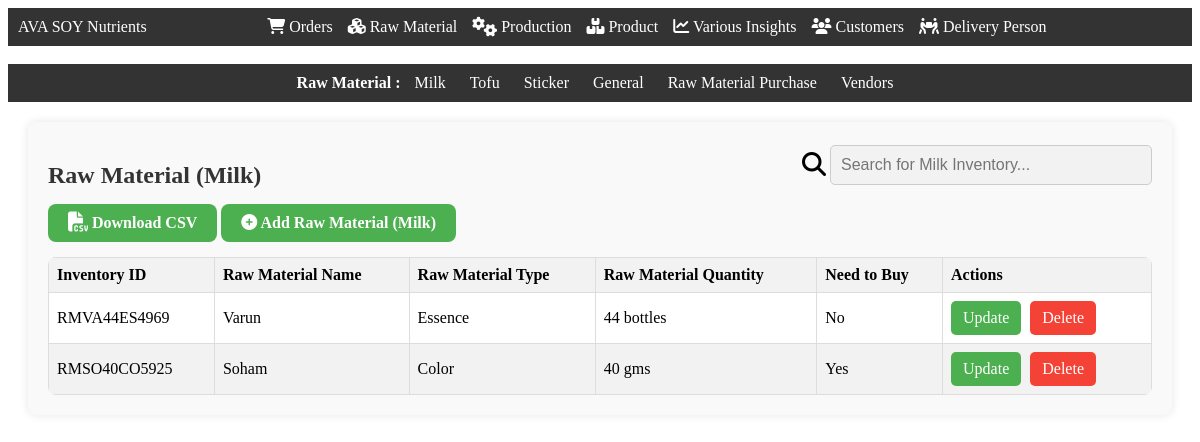
/inventory_milk (signed in), run on the app's committed database.
### app.py (models this page shows)
class Inventory_Milk(db.Model):
    Inventory_Milk_Id = db.Column(db.String(60), primary_key=True)
    Milk_Inventory_type = db.Column(db.Enum('Essence', 'Color'))
    Milk_Inventory_name = db.Column(db.String(255))
    Milk_Inventory_quantity = db.Column(db.Integer)

### app.py (the view)
@app.route('/inventory_milk', methods=["GET", "POST"])
def inventory_milk():
    if session['LoggedIn']==True and (session['Designation']=="Admin" or  session['Designation']=="Production Manager"):
        inventory_milk_item = Inventory_Milk.query.all()
        return render_template('inventory_milk.html', inventory_milk_items=inventory_milk_item)

### templates/inventory_milk.html (shortened to what this page needs)
<!DOCTYPE html>
<html lang="en">
<head>
    <link rel="stylesheet" href="{{ url_for('static', filename='css/navbar.css') }}">
    <link rel="stylesheet" href="https://cdnjs.cloudflare.com/ajax/libs/font-awesome/6.5.1/css/all.min.css" />
</head>
<body>
    <div class="navbar">
        <div class="navbar-left">AVA SOY Nutrients</div>
        <div class="navbar-center">
            <a href="/orders"><i class="fa-solid fa-cart-shopping"></i> Orders</a>
            <a href="/inventory"><i class="fa-solid fa-cubes"></i> Raw Material</a>
            <a href="/production"><i class="fa-solid fa-gears fa-lg"></i> Production</a>
            <a href="/product"><i class="fa-solid fa-boxes-stacked"></i> Product</a>
            <a href="/variousinsights"><i class="fa-solid fa-chart-line"></i> Various Insights</a>
            <a href="/customers"><i class="fa-solid fa-users"></i> Customers</a>
            <a href="/delivery_person"><i class="fa-solid fa-people-carry-box"></i> Delivery Person</a>
        </div>
    </div>
<br>
<div class="second-navbar">
    <b>Raw Material : </b>
    <a href="/inventory_milk">Milk</a>
    <a href="/inventory_tofu">Tofu</a>
    <a href="/sticker">Sticker</a>
    <a href="/inventory_general">General</a>
    <a href="/inventory_purchase">Raw Material Purchase</a>
    <a href="/raw_material_vendor">Vendors</a>
</div>
<div class="container">
    <div class="row" style="display: flex; justify-content: space-between; align-items: center;">
        <h2>Raw Material (Milk)</h2>
        <div class="search-container">
            <i class="fa-solid fa-magnifying-glass fa-xl"></i>
            <input type="text" id="searchInput" onkeyup="searchFunction()" placeholder="Search for Milk Inventory...">
        </div>
    </div>
    <a href="/download_inventory_milk_csv" class="add-item-btn"><i class="fa-solid fa-file-csv fa-lg"></i><b> Download CSV</b></a>
    <a href="/open_add_inventory_milk" class="add-item-btn"><i class="fa-solid fa-circle-plus"></i><b> Add Raw Material (Milk)</b></a>
    {% if inventory_milk_items|length == 0  %}
        <div class="alert" role="alert">
            <i class="fa-solid fa-face-sad-tear fa-lg"></i>
            No Raw Material (Milk) found. Please add new Raw Material (Milk)!
        </div>
    {% else %}
    <table>
        <thead>
            <tr>
                <th>Inventory ID</th>
                <th>Raw Material Name</th>
                <th>Raw Material Type</th>
                <th>Raw Material Quantity</th>
                <th>Need to Buy</th>
                <th>Actions</th>
            </tr>
        </thead>
        <tbody>
            {% for item in inventory_milk_items %}
                <tr>
                    <td>{{ item.Inventory_Milk_Id }}</td>
                    <td>{{ item.Milk_Inventory_name }}</td>
                    <td>{{ item.Milk_Inventory_type }}</td>
                    <td>{{ item.Milk_Inventory_quantity }} {{ "bottles" if item.Milk_Inventory_type=="Essence"else "gms"}}</td>
                    <td>{{ ("Yes" if item.Milk_Inventory_quantity <= 5 else "No") if item.Milk_Inventory_type=="Essence" else ("Yes" if item.Milk_Inventory_quantity <= 100 else "No") }}</td>
                    <td class="action-cell">
                        <a href="/open_update_inventory_milk/{{ item.Inventory_Milk_Id }}" class="action-btn btn-success">Update</a>
                        <a href="#" onclick="confirmDelete('{{ item.Inventory_Milk_Id }}');" class="action-btn btn-danger">Delete</a>
                    </td>
                </tr>
            {% endfor %}
        </tbody>
    </table>
    {% endif %}
</div>
</body>
</html>

### static/css/navbar.css (style rules this page uses)
.navbar { background-color: #333; color: white; display: flex; justify-content: space-between; align-items: center; padding: 10px; }
.navbar-center { flex: 1; display: flex; justify-content: center; }
.navbar-center a { color: white; text-decoration: none; margin-right: 15px; }
.search-container { margin-bottom: 15px; }
.search-container input[type=text] { width: 300px; padding: 10px; border: 1px solid #ccc; border-radius: 5px; font-size: 16px; background-color: #f2f2f2; }

### templates/inventory_milk.html (style rules this page uses)
.container { margin: 20px; padding: 20px; border-radius: 8px; background-color: #f9f9f9; box-shadow: 0 0 10px rgba(0, 0, 0, 0.1); }
h2 { font-size: 24px; margin-bottom: 15px; color: #333; }
table { width: 100%; border-collapse: collapse; background-color: #fff; border-radius: 8px; overflow: hidden; }
table th, table td { border: 1px solid #ddd; padding: 8px; text-align: left; }
thead { background-color: #f2f2f2; }
tbody tr:nth-child(even) { background-color: #f2f2f2; }
.add-item-btn { background-color: #4CAF50; border: none; color: white; padding: 10px 20px; text-align: center; text-decoration: none; font-size: 16px; margin-bottom: 15px; cursor: pointer; border-radius: 8px; display: inline-block; transition: background-color 0.3s ease; }
.action-btn { display: inline-block; padding: 8px 12px; margin-right: 5px; border-radius: 5px; text-decoration: none; transition: background-color 0.3s ease; }
.btn-success { background-color: #4CAF50; color: white; }
.btn-danger { background-color: #f44336; color: white; }
.second-navbar { background-color: #333; color: #fff; text-align: center; padding: 10px 0; }
.second-navbar a { color: #fff; text-decoration: none; margin: 0 10px; }

### data on the page
Inventory_Milk: Inventory_Milk_Id "RMVA44ES4969", Milk_Inventory_name "Varun", Milk_Inventory_type "Essence", Milk_Inventory_quantity "44", Milk_Inventory_type "bottles", Milk_Inventory_type+Milk_Inventory_quantity "No"
Inventory_Milk: Inventory_Milk_Id "RMSO40CO5925", Milk_Inventory_name "Soham", Milk_Inventory_type "Color", Milk_Inventory_quantity "40", Milk_Inventory_type "gms", Milk_Inventory_type+Milk_Inventory_quantity "Yes"
